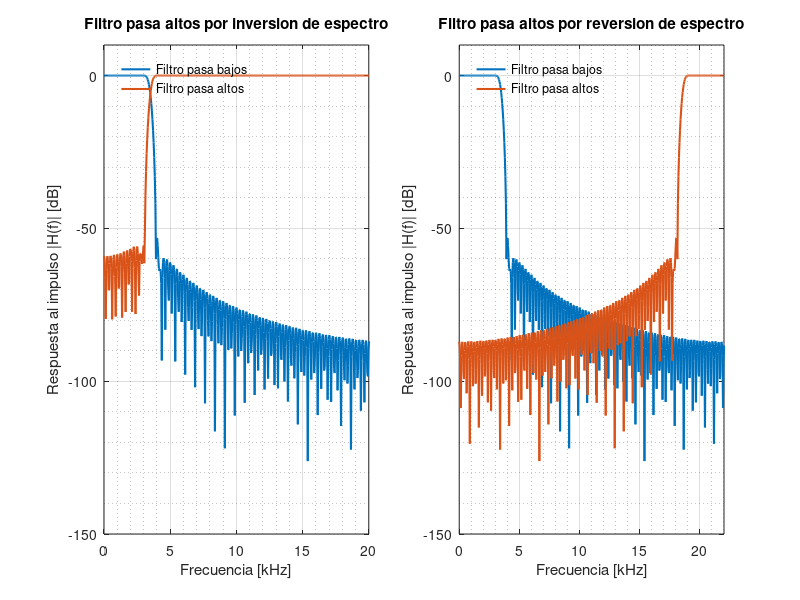
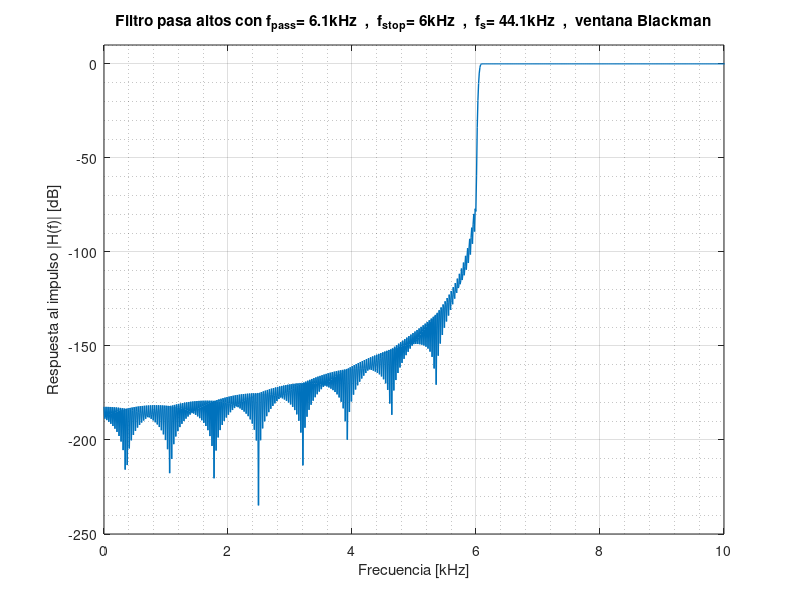

MATLAB code for these plots, in order:
% <------- Guia 4 - Ejercicio 3 ----------->

clc; % borra la consola
clear all; % borra todas las variables
close all; % cierra las ventanas de imagen
pkg load control; % paquete con 'mag2db'
pkg load signal; % ventanas


%%%%%%%%%%%   ______________________________________
% punto 1 %  | pasa altos por inversion de espectro |
%%%%%%%%%%%   """"""""""""""""""""""""""""""""""""""

% filtro de ejercicio 2.2
fs = 44100; % [Hz] frecuencia de muestreo
fpass_hz = 3000; % [Hz] ^\__banda e transicion
fstop_hz = 4000; % [Hz] _/
fpass = 2 * fpass_hz / fs; %'^\_se convierte a frecuencias digitales
fstop = 2 * fstop_hz / fs; % _/
ft = (fstop + fpass) / 2; % frecuencia de corte ideal
B = fstop - fpass; % ancho de banda de transicion
M = ceil(8/B); % cantidad de taps para ventana hamming -> Ancho de lobulo principal = 8/M
M = 2*floor(M/2)+1; % convierte M al impar mayor o igual. floor(x) redondea al entero <= x
% asegura una cantidad impar de coeficientes para que el retardo D resulte en un número entero 
n = (0 : (M-1)); % elementos del vector h_sinc
h_sinc = ft * sinc (ft * (n - ((M-1)/2))); % funcion sinc del filtro pasa bajos
h_pb = h_sinc .* (hamming (M))'; % enventanado - se multiplica elemento a elemento
H_pb = fft(h_pb,1000);  % calcula la FFT con 1000 puntos de frecuencia, completa con ceros
Hdb_pb = mag2db( abs( H_pb(1:500) ) ); % convierte a dB el valor absoluto de las muestras de f positiva
frec = (0 : fs/1000 : ((fs/2)-(fs/1000)) ) / 1000; % vector con los valores de frecuencia en kHZ

d = zeros(1,M); % vector para retardo
d ((M+1) / 2) = 1; % El retardo es un impulso desplazado ( un unico 1 en el centro del vector) pasa todo
h_pa = d - h_pb; % el filtro pasa alto es el retardo menos el pasa bajos
H_pa = fft(h_pa,1000);  % calcula la FFT con 1000 puntos de frecuencia, completa con ceros
Hdb_pa = mag2db( abs( H_pa(1:500) ) ); % convierte a dB el valor absoluto de las muestras de f positiva

figure(1, 'name','Guia 4 ejercicio 3.1 y 3.2','Units','normalized','Position',[0 0 1 1]); % pantalla completa
subplot(1,2,1);  % subplot (filas, columnas, indice)
plot (frec, Hdb_pb, 'linewidth', 1.5); % grafica la respuesta en frecuencia
hold on;
plot (frec, Hdb_pa, 'linewidth', 1.5); % grafica la respuesta en frecuencia
axis([0 20 -150 10]); % limites de los ejes
grid on;
grid minor on;
xlabel ('Frecuencia [kHz]'); % etiqueta eje X
ylabel ('Respuesta al impulso |H(f)| [dB]');  % etiqueta eje y
title ('Filtro pasa altos por inversion de espectro'); % titulo
legend({'Filtro pasa bajos', 'Filtro pasa altos'}, 'location', 'northwest');
legend('boxoff')

%%%%%%%%%%%   ______________________________________
% punto 2 %  | pasa altos por reversion de espectro |
%%%%%%%%%%%   """"""""""""""""""""""""""""""""""""""

h_pa_r = h_pb; % copia el filtro pasa bajos
h_pa_r(1:2:end) = h_pa_r(1:2:end) * -1; % multiplica por -1 los elementos impares
H_pa_r = fft(h_pa_r,1000);  % calcula la FFT con 1000 puntos de frecuencia, completa con ceros
Hdb_pa_r = mag2db( abs( H_pa_r(1:500) ) ); % convierte a dB el valor absoluto de las muestras de f positiva

subplot(1,2,2);  % subplot (filas, columnas, indice)
plot (frec, Hdb_pb, 'linewidth', 1.5); % grafica la respuesta en frecuencia
hold on;
plot (frec, Hdb_pa_r, 'linewidth', 1.5); % grafica la respuesta en frecuencia
axis([0 22 -150 10]); % limites de los ejes
grid on;
grid minor on;
xlabel ('Frecuencia [kHz]'); % etiqueta eje X
ylabel ('Respuesta al impulso |H(f)| [dB]');  % etiqueta eje y
title ('Filtro pasa altos por reversion de espectro'); % titulo
legend({'Filtro pasa bajos', 'Filtro pasa altos'}, 'location', 'northwest');
legend('boxoff');

%%%%%%%%%%%   _____________________________
% punto 3 %  | diseño de filtro pasa altos |
%%%%%%%%%%%   """""""""""""""""""""""""""""

clear all; % borra todas las variables

% especificaciones:
fs = 44100; % [Hz] frecuencia de muestreo
fpass_hz = 6000; % [Hz] ^\__banda e transicion
fstop_hz = 6100; % [Hz] _/  fpass del pb = fstop del pa, y viceversa
% Rp = 0.1; % [dB] (max) mag2db(db2mag(0.1)-1) -> ans = -38.726 [dB]
% Sba = 80; % [dB] (min) -80 [dB] es la condicion mas exigente
% se permite ripple en la banda de transicion ??????

% se elige la ventana blackman - Amplitud del pico mayor: -74 dB (insuficiente)
% diseño con inversion de espectro, copia el procedimieno del punto 1
% ¡¡¡¡¡ con otra ventana !!!!!

n_fft = 4000; % muestras para el fft
pn_fft = n_fft/2; % muestras para el fft

fpass = 2 * fpass_hz / fs; %'^\_se convierte a frecuencias digitales
fstop = 2 * fstop_hz / fs; % _/
ft = (fstop + fpass) / 2; % frecuencia de corte ideal
B = fstop - fpass; % ancho de banda de transicion
M = ceil(12/B); % cantidad de taps para ventana blackman -> Ancho de lobulo principal = 12/M
M = 2*floor(M/2)+1; % convierte M al impar mayor o igual. floor(x) redondea al entero <= x
% asegura una cantidad impar de coeficientes para que el retardo D resulte en un número entero
n = (0 : (M-1)); % elementos del vector h_sinc
h_sinc = ft * sinc (ft * (n - ((M-1)/2))); % funcion sinc del filtro pasa bajos
h_pb = h_sinc .* (blackman (M))'; % enventanado - se multiplica elemento a elemento
frec = (0 : fs/n_fft : ((fs/2)-(fs/n_fft)) ) / 1000; % vector con los valores de frecuencia en kHZ

d = zeros(1,M); % vector para retardo
d ((M+1) / 2) = 1; % El retardo es un impulso desplazado ( un unico 1 en el centro del vector) pasa todo
h_pa = d - h_pb; % el filtro pasa alto es el retardo menos el pasa bajos
H_pa = fft(h_pa,n_fft);  % calcula la FFT con n_fft puntos de frecuencia, completa con ceros
Hdb_pa = mag2db( abs( H_pa(1:pn_fft) ) ); % convierte a dB el valor absoluto de las muestras de f positiva

figure(2, 'name','Guia 4 ejercicio 3.3','Units','normalized','Position',[0 0 .5 1]); % mitad de pantalla
plot (frec, Hdb_pa, 'linewidth', 1); % grafica la respuesta en frecuencia
axis([0 10 -250 10]); % limites de los ejes
grid on;
grid minor on;
xlabel ('Frecuencia [kHz]'); % etiqueta eje X
ylabel ('Respuesta al impulso |H(f)| [dB]');  % etiqueta eje y
title ('Filtro pasa altos con f_{pass}= 6.1kHz  ,  f_{stop}= 6kHz  ,  f_s= 44.1kHz  ,  ventana Blackman'); % titulo